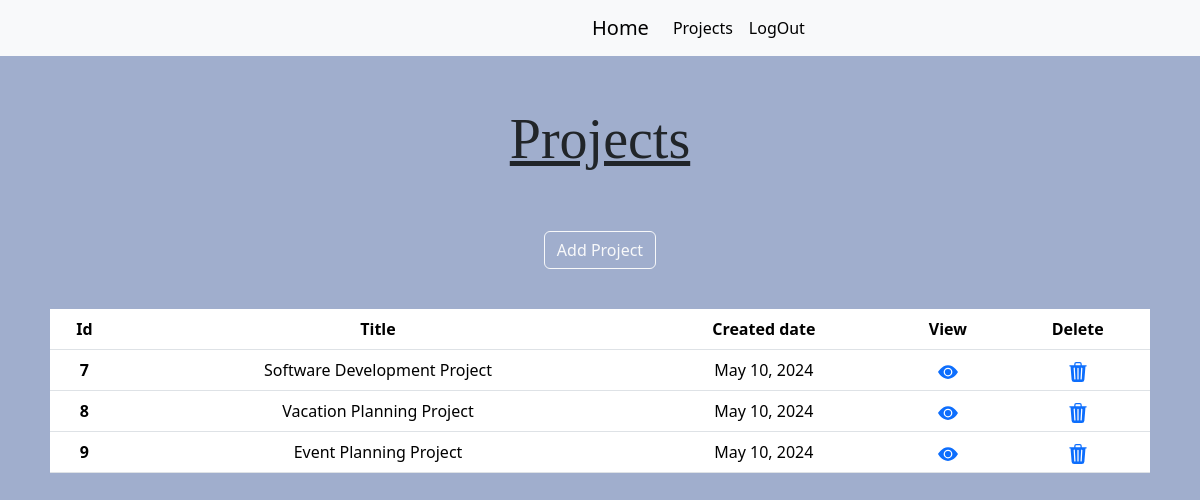
The page /HomePage/ on the database its author committed.
### ToDoApp/models.py (models this page shows)
class Projects(models.Model):
    Title = models.CharField(max_length=100,null=True,blank=True)
    Cdate =  models.DateField(default=datetime.date.today)

### ToDoApp/views.py (the view)
# urls.py: path('HomePage/',views.HomePage,name="HomePage"),
def HomePage(request):
    data = Projects.objects.all()
    return render(request,"Home.html",{'data':data})

### ToDoApp/templates/Home.html (shortened to what this page needs)
<!DOCTYPE html>
<html lang="en">
<head>
    <link href="https://cdn.jsdelivr.net/npm/bootstrap@5.3.3/dist/css/bootstrap.min.css" rel="stylesheet">
</head>
<body style="background-color: #A0AECD;">
<div style="text-align:center;">
    <nav class="navbar navbar-expand-lg bg-body-tertiary">
  <div class="container-fluid">
    <a class="navbar-brand" style="margin-left:580px" href="{% url 'HomePage' %}">Home</a>
    <div class="collapse navbar-collapse" id="navbarNav">
      <ul class="navbar-nav">
        <li class="nav-item">
          <a class="nav-link active" aria-current="page" href="{% url 'HomePage' %}">Projects</a>
        </li>
        <li class="nav-item">
          <a class="nav-link active" aria-current="page" href="{% url 'user_logout' %}">LogOut</a>
        </li>
      </ul>
    </div>
  </div>
</nav>
</div>
<div style="text-align:center;">
    <div>
        <u><h1 style="font-family: Georgia, 'Times New Roman', Times, serif;font-weight: 500;margin-top:50px;font-size: 350%;">Projects</h1></u>
    </div>
    <div>
        <button type="button" class="btn btn-outline-light" style="margin-top:50px" data-bs-toggle="modal" data-bs-target="#exampleModal">Add Project</button>
    </div>
    <div style="margin-top:40px;margin-left:50px;margin-right:50px;">
        <table class="table table-hover" >
  <thead>
    <tr>
      <th scope="col">Id</th>
      <th scope="col">Title</th>
      <th scope="col">Created date</th>
      <th scope="col">View</th>
        <th scope="col">Delete</th>
    </tr>
  </thead>
  <tbody>
  {% for d in data %}
    <tr>
      <th >{{d.id}}</th>
      <td>{{d.Title}}</td>
      <td>{{d.Cdate}}</td>
      <td><a href="{% url 'Task_Page' T=d.Title %}"><svg xmlns="http://www.w3.org/2000/svg" width="20" height="20" fill="currentColor" class="bi bi-eye-fill" viewBox="0 0 16 16">
  <path d="M10.5 8a2.5 2.5 0 1 1-5 0 2.5 2.5 0 0 1 5 0"/>
  <path d="M0 8s3-5.5 8-5.5S16 8 16 8s-3 5.5-8 5.5S0 8 0 8m8 3.5a3.5 3.5 0 1 0 0-7 3.5 3.5 0 0 0 0 7"/>
</svg></a></td>
        <td><a href="{% url 'delProject' pid=d.id %}"></a></td>
    </tr>
  {% endfor %}
  </tbody>
</table>
    </div>
</div>
</body>
</html>

### rows shown on the page
Projects: id "7", Title "Software Development Project", Cdate "May 10, 2024"
Projects: id "8", Title "Vacation Planning Project", Cdate "May 10, 2024"
Projects: id "9", Title "Event Planning Project", Cdate "May 10, 2024"
